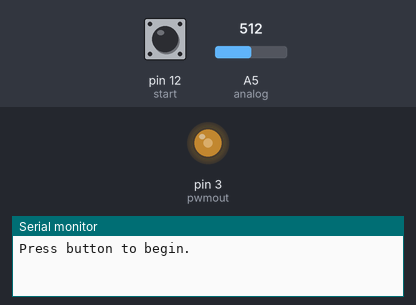
The sketch below on a simulated Arduino Uno, built with avr-gcc and run on an emulated ATmega328P. On the bench: output pins drawn as LEDs (lit = HIGH), the last lines printed to the serial monitor. The inputs (shaded band) are chosen by the test bench; at power-on: pin 12 (start) LOW, A5 (analog) = 512.

Above: at 1.3 s.
1.4 s: pin 12 (start) pulled HIGH for 0.3 s
At 2.94 s:
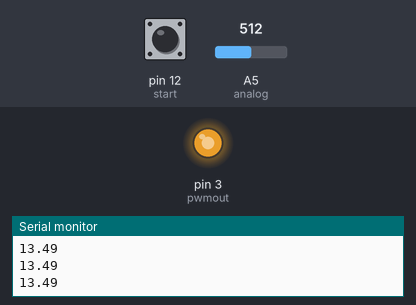
4.4 s: pin 12 (start) pulled HIGH for 1 s
At 6.6 s:
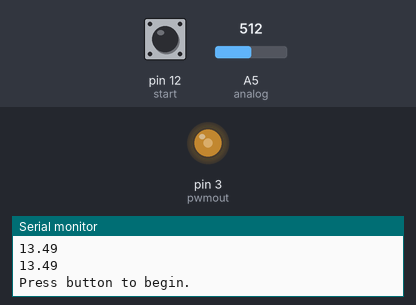
7.4 s: pin 12 (start) pulled HIGH for 3.2 s
At 9.07 s:
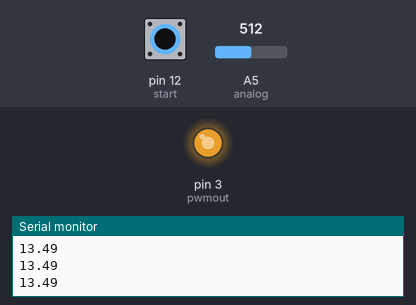
Timing chart, 0 to 12.5 s (numbered marks = the images above; inputs shaded):
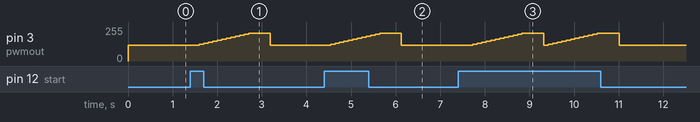

Measured:
- after the input at 1.4 s, pin 3 (pwmout): rises from 119/255 to 207/255 in 1.1 s, then falls to 119/255 in 0.49 s
- after the input at 4.4 s, pin 3 (pwmout): rises from 119/255 to 207/255 in 1.1 s, then falls to 119/255 in 0.49 s
- after the input at 7.4 s, pin 3 (pwmout): ramps from 119/255 to 207/255 and jumps back, once every 1.7 s

The sketch:

Arduino_Code.ino
```cpp
int pwmout = 3;
int start = 12;
int analog = A5;
int value = 0;
int grid = 0;
int go = 0;
int rdy = 0;

float anode[15];
float anv = 0;

int garray[] = {119, 126, 133, 141, 148, 156, 163,
                171, 179, 185, 193, 200, 207};
  //119 = -3.01V; 126 = -2.53V; 133 = -2.06V; 141 = -1.51V
  //148 = -1.03V; 156 = -0.49V; 163 = -0.01V; 171 = 0.53V
  //179 = 1.08V; 185 = 1.48V; 193 = 2.03V; 200 = 2.50V; 207 = 2.98V


void setup() {
  Serial.begin(9600);
  pinMode(pwmout, OUTPUT);
  pinMode(start, INPUT);
}

void loop() {

  if (rdy == 0) {
    Serial.println();
    Serial.println("Press button to begin.");
    Serial.println();
    rdy = 1;
  }

  grid = garray[0];
  analogWrite(pwmout, grid);

  if (digitalRead(start) == HIGH && go == 0) {
    go = 1;
    Serial.print("Testing");
  }

  if (go == 1) {

    anv = 0;

    for (int i = 0; i < 13; i++) {
      grid = garray[i];
      analogWrite(pwmout, grid);

      delay(100);

      value = analogRead(analog);
      anv = value * 0.0049 * 5.376;   //Analog value times V/div times 1.47M/330k divider
      anode[i] = anv;

      Serial.print(".");
    }

    Serial.println();
    Serial.println("Grid voltage from -3.0V to + 3.0V in 0.5V increments.");
    Serial.println("Anode voltage with plate resistor of 33k ohms.");
    for (int i = 0; i < 13; i++) {
      Serial.print(anode[i]);
      Serial.println();
    }

    go = 0;
    rdy = 0;
  }

  delay(250);
}
```
